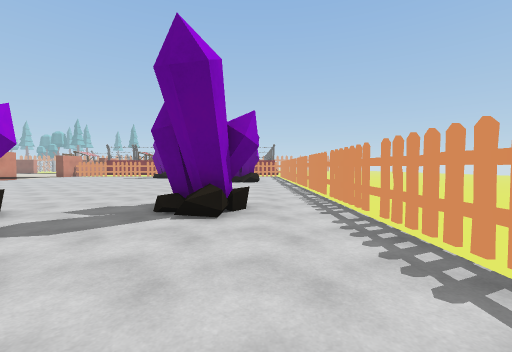
view 1 (above)

16 first-person views from a walk through a 3-D level made in the Unity game engine. The camera is 1.4 m above the floor, tilts 2° down and sees 90° across. The floor is counted in squares, 2 m on a side. Each view is taken from the middle of a square. On the plan, view 1 faces up. The plan holds only what a view shows up to about 9 squares ahead; the rest is blank. The place goes on beyond the plan. The player character is not drawn. Some surface patterns are stand-ins.

view 2
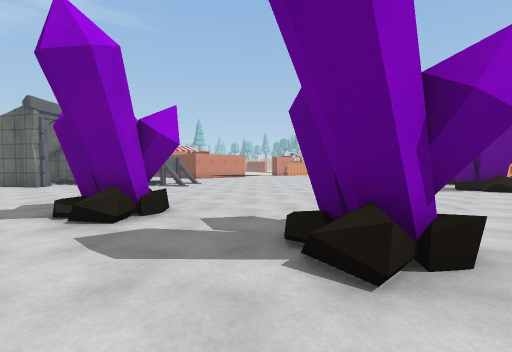

view 3
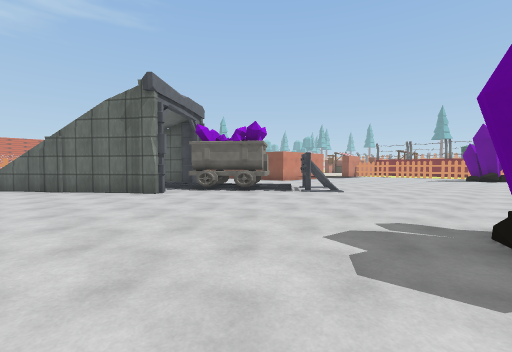

view 4
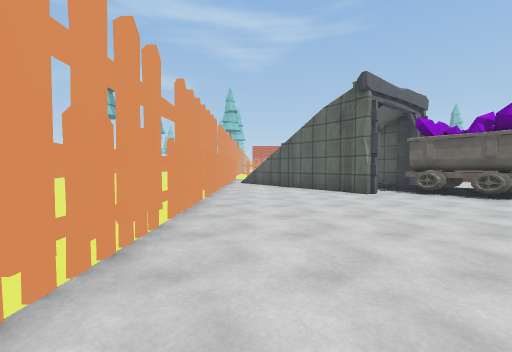

view 5
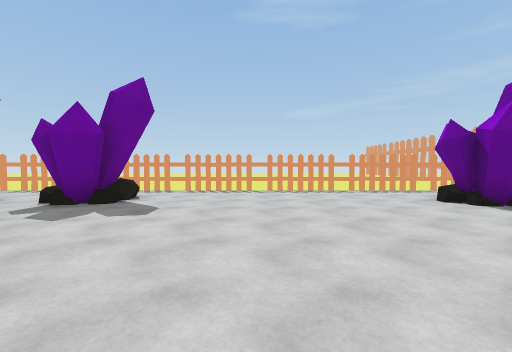

view 6
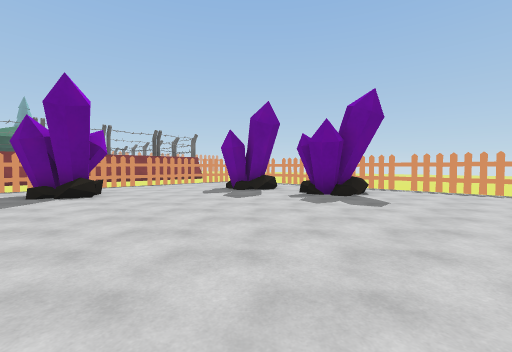

view 7
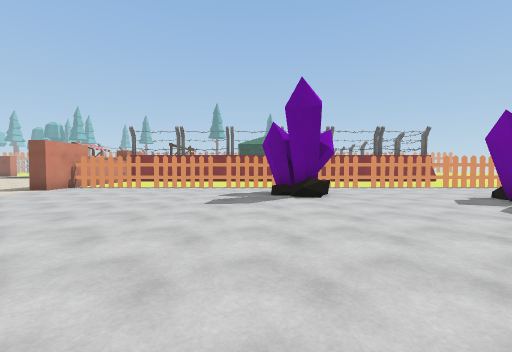

view 8
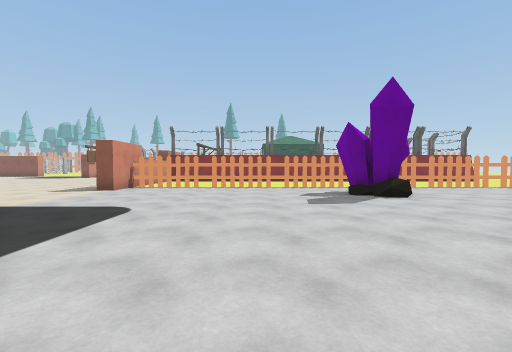

view 9
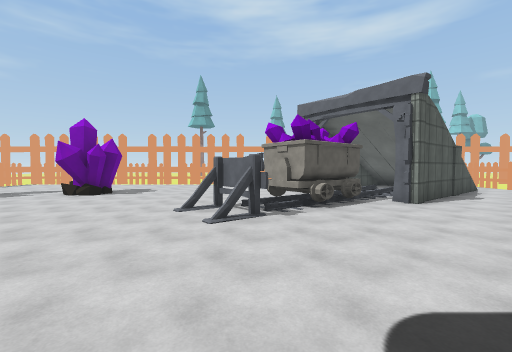

view 10
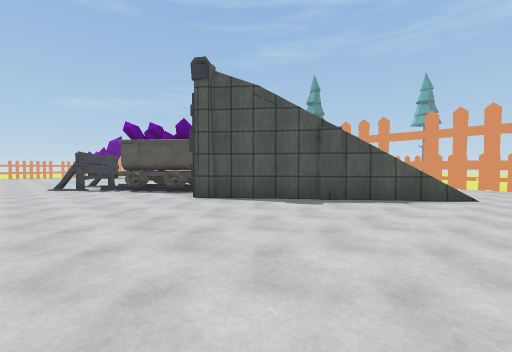

view 11
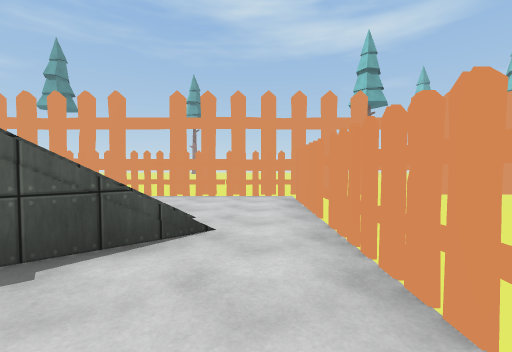

view 12
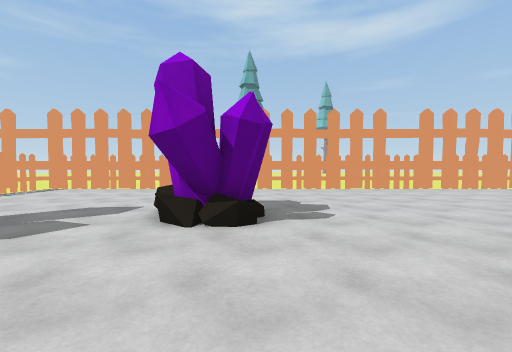

view 13
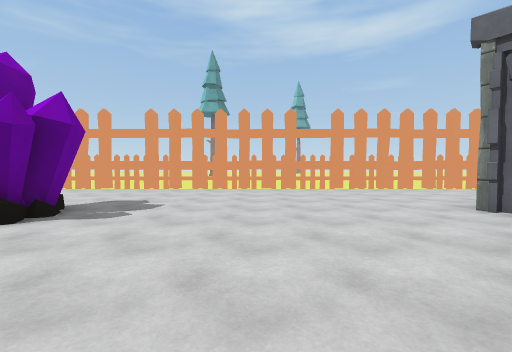

view 14
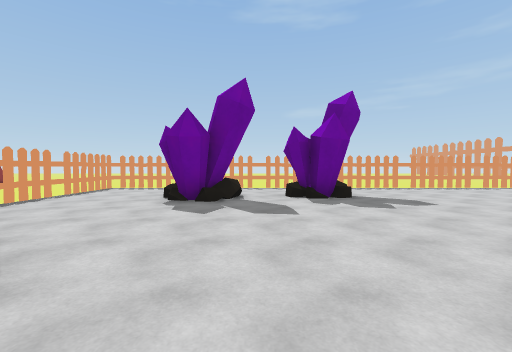

view 15
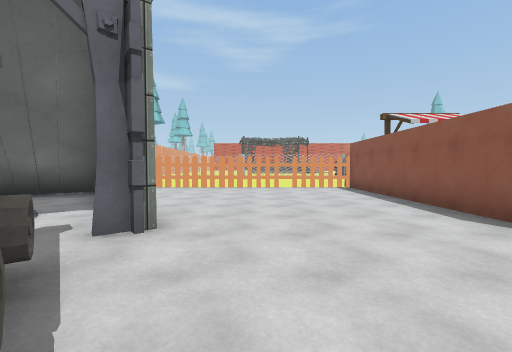

view 16
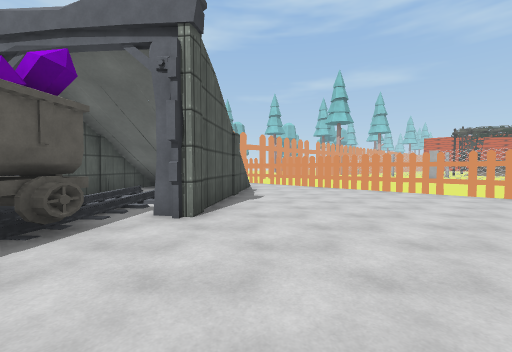

### Floor plan
Key: @ floor where view 1 was taken; # wall or solid block; x gap in a wall; . main floor; : floor 0.25 m higher than the main floor; + floor 0.5 m higher than the main floor; / step, stairs or slope; = window, fence, low wall or low ledge; G gem; O other object.
Columns run from 23 left of view 1 to 3 right of it. Each row starts with its distance up from view 1.
 23                        O
 22                        OO.
 21                        ...
 20                       ....
 19       ... ################
 18       ....#..............#
 17        ..........GG......#
 16         .........G....G..#
 15          ............GG..=
 14           =+++/..........#
 13            +++/.......OO.#.
 12             ++/.......OO.#.
 11    ######=  ++/..........#.
 10    #...../ +++/..........=.
  9 ...#.....................#.
  8 ...#.....................#.
  7 ...#.........OO..........#.
  6  ..#.......OOOO..........#.
  5    #....#OOOO.........G..=.
  4    #..###:.O......OO..G..#.
  3   .#./#..  O......OO.....#.
  2  ..#./   ###.............#
  1 ...#..  ###..............#
  0 ...=../ x..............@.=
 -1 ....######################
 -2 ######                  ###

Where each view was taken, in squares from view 1:
view 1: 0 up, 0 right, facing up
view 2: 2 up, 0 right, facing up-left
view 3: 0 up, 5 left, facing up-left
view 4: 0 up, 5 left, facing left
view 5: 9 up, 6 left, facing right
view 6: 9 up, 7 left, facing up-right
view 7: 10 up, 7 left, facing up
view 8: 10 up, 9 left, facing up
view 9: 12 up, 10 left, facing down
view 10: 9 up, 19 left, facing down-right
view 11: 5 up, 19 left, facing down
view 12: 7 up, 5 left, facing down
view 13: 7 up, 8 left, facing down
view 14: 14 up, 7 left, facing right
view 15: 7 up, 11 left, facing left
view 16: 9 up, 12 left, facing down-left
